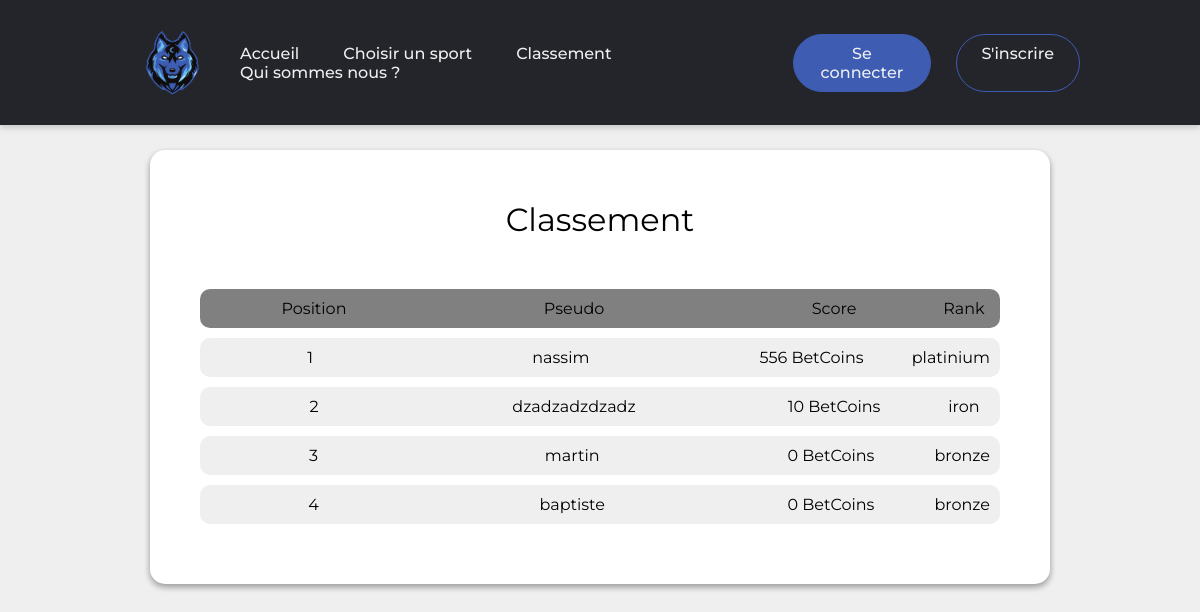
Page /pages/scoreboard.php on the earlier database version.
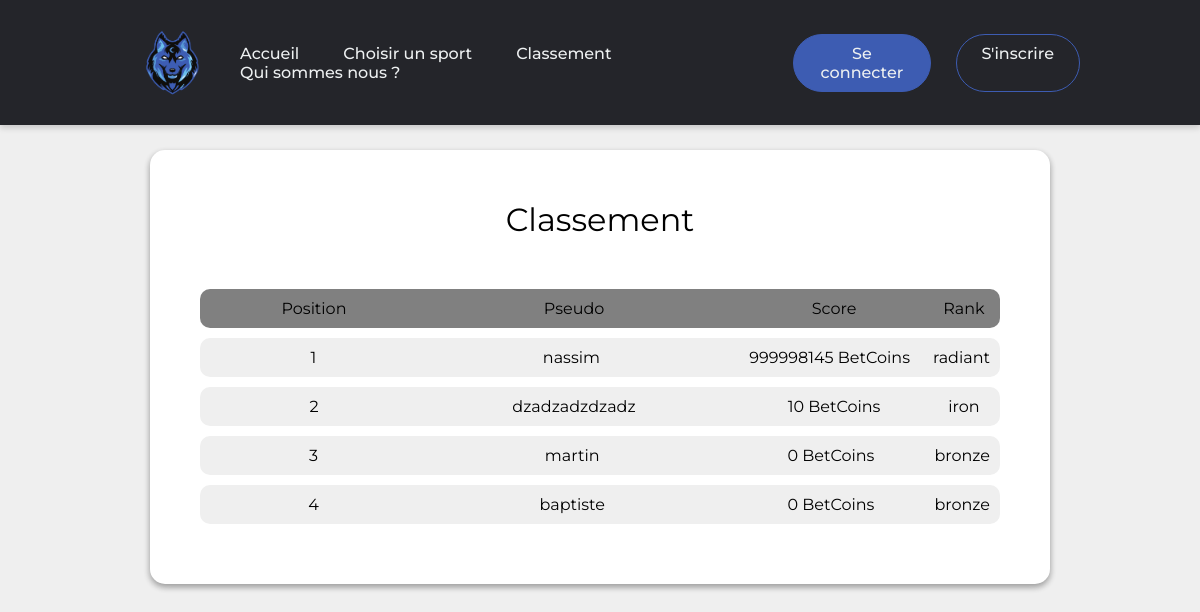
Same page on the later database version.
### tables this page shows
CREATE TABLE `accounts` (
  `id` int(11) NOT NULL AUTO_INCREMENT,
  `pseudo` varchar(20) DEFAULT NULL,
  `email` varchar(50) DEFAULT '',
  `password` varchar(100) DEFAULT NULL,
  `points` int(11) NOT NULL DEFAULT 0,
  PRIMARY KEY (`id`)
);

### controllers/rank.php (called while the page is built, shortened)
<?php
function attributerank($ranknum)
{
    if (isset($ranknum)) {
        switch ($ranknum) {
            case $ranknum <= 100:
                $rankdesc = "iron";
                return $rankdesc;
                break;
            case $ranknum < 200 && $ranknum >= 100:
                $rankdesc = "bronze";
                return $rankdesc;
                break;
            case $ranknum < 600 && $ranknum >= 500:
                $rankdesc = "platinium";
                return $rankdesc;
                break;
            case $ranknum >= 1000:
                $rankdesc = "radiant";
                return $rankdesc;
                break;
        }
    } else {
        return " ";
    }
}

### pages/scoreboard.php (the view, shortened to what this page needs)
<!DOCTYPE html>
<html lang="fr">
<head>
    <link rel="stylesheet" href="../css/scoreboard.css">
</head>
<body>
    <?php
    include("../controllers/rank.php");
    include("../includes/header.php");
    require_once("../config/database.php");
    ?>
    <div class="container">
        <h1 class="container-title"> Classement </h1>
        <div class="main-line">
            <div class="left">
                <p>Position</p>
            </div>
            <div class="middle">
                <p>Pseudo</p>
            </div>
            <div class="right">
                <p>Score</p>
            </div>
            <div class="cross">
                <p>Rank</p>
            </div>
        </div>
        <?php
        $conn = new mysqli($host, $user, $password, $database);
        $rank = 'SELECT pseudo, points FROM accounts ORDER BY points DESC ';
        $resultrank = $conn->query($rank);
        $data = $resultrank->fetch_all(MYSQLI_ASSOC);
        for ($i = 0; $i <= 20; $i++) {
            if (isset($data[$i])) {
                $ranknum = $data[$i]['points'];
                $rankdesc = attributerank($ranknum);
                echo '<div class="line">
                    <div class="left">
                        <p>' . $i + 1 . ' </p>
                    </div>
                    <div class="middle">
                        <p> ' .  $data[$i]['pseudo'] . ' </p>
                    </div>
                    <div class="right">
                        <p>' . $data[$i]['points'] . ' BetCoins</p>
                    </div>
                    <div class="cross">
                        <p> ' . $rankdesc . ' </p>
                    </div>
                </div>';
            } else {
                break;
            }
        }
        ?>
    </div>
</body>
</html>

Differences in the rows shown:
changed accounts "nassim": points "556" → "999998145"; points "platinium" → "radiant"
